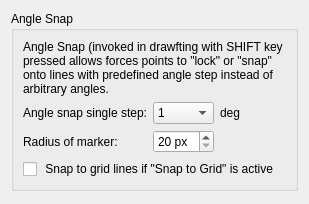
<?xml version="1.0" encoding="UTF-8"?>
<ui version="4.0">
 <class>LC_SettingsPageSnapAngle</class>
 <widget class="QWidget" name="LC_SettingsPageSnapAngle">
  <property name="geometry">
   <rect>
    <x>0</x>
    <y>0</y>
    <width>297</width>
    <height>204</height>
   </rect>
  </property>
  <layout class="QVBoxLayout" name="verticalLayout">
   <item>
    <widget class="QGroupBox" name="groupBox_21">
     <property name="title">
      <string>Angle Snap</string>
     </property>
     <layout class="QGridLayout" name="gridLayout_ang">
      <item row="1" column="1">
       <widget class="LC_ContentAdjustableComboBox" name="cbAngleSnapStep">
        <property name="toolTip">
         <string>Angle Step

Angle between steps for Angle Snap (which is usually by corresponding actions if SHIFT is pressed)</string>
        </property>
        <property name="sizeAdjustPolicy">
         <enum>QComboBox::SizeAdjustPolicy::AdjustToContents</enum>
        </property>
        <item>
         <property name="text">
          <string>1</string>
         </property>
        </item>
        <item>
         <property name="text">
          <string>3</string>
         </property>
        </item>
        <item>
         <property name="text">
          <string>5</string>
         </property>
        </item>
        <item>
         <property name="text">
          <string>10</string>
         </property>
        </item>
        <item>
         <property name="text">
          <string>15</string>
         </property>
        </item>
        <item>
         <property name="text">
          <string>18</string>
         </property>
        </item>
        <item>
         <property name="text">
          <string>22.5</string>
         </property>
        </item>
        <item>
         <property name="text">
          <string>30</string>
         </property>
        </item>
        <item>
         <property name="text">
          <string>45</string>
         </property>
        </item>
        <item>
         <property name="text">
          <string>90</string>
         </property>
        </item>
       </widget>
      </item>
      <item row="1" column="3">
       <spacer name="horizontalSpacer_2">
        <property name="orientation">
         <enum>Qt::Orientation::Horizontal</enum>
        </property>
        <property name="sizeHint" stdset="0">
         <size>
          <width>0</width>
          <height>0</height>
         </size>
        </property>
       </spacer>
      </item>
      <item row="2" column="1">
       <widget class="QSpinBox" name="sbAngleSnapMarkRadius">
        <property name="toolTip">
         <string>Angle Snap Mark

When angle snap is active, a marker is shown.
This is a radius of arc within angle snap mark.</string>
        </property>
        <property name="suffix">
         <string> px</string>
        </property>
        <property name="minimum">
         <number>20</number>
        </property>
       </widget>
      </item>
      <item row="3" column="0" colspan="3">
       <widget class="QCheckBox" name="cbAngleSnapToLinesIfGrid">
        <property name="sizePolicy">
         <sizepolicy hsizetype="Preferred" vsizetype="Preferred">
          <horstretch>0</horstretch>
          <verstretch>0</verstretch>
         </sizepolicy>
        </property>
        <property name="toolTip">
         <string>Angle Snap To Grid

If selected and &quot;Snap to Grid&quot; is active, snapping will be performed to &lt;br&gt;closest intersection of angle ray and grid lines.&lt;br&gt;Otherwirse, angle step will be 90 degrees.</string>
        </property>
        <property name="text">
         <string> Snap to grid lines if &quot;Snap to Grid&quot; is active</string>
        </property>
       </widget>
      </item>
      <item row="1" column="0">
       <widget class="QLabel" name="lblAngleSnap">
        <property name="text">
         <string>Angle snap single step:</string>
        </property>
        <property name="buddy">
         <cstring>cbAngleSnapStep</cstring>
        </property>
       </widget>
      </item>
      <item row="2" column="0">
       <widget class="QLabel" name="label_33">
        <property name="text">
         <string>Radius of marker:</string>
        </property>
        <property name="buddy">
         <cstring>sbAngleSnapMarkRadius</cstring>
        </property>
       </widget>
      </item>
      <item row="1" column="2">
       <widget class="QLabel" name="lblAngleSnapUnits">
        <property name="text">
         <string>deg</string>
        </property>
       </widget>
      </item>
      <item row="0" column="0" colspan="4">
       <widget class="QLabel" name="label_2">
        <property name="text">
         <string>Angle Snap (invoked in drawfting with SHIFT key pressed allows forces points to &quot;lock&quot; or &quot;snap&quot; onto lines with predefined angle step instead of arbitrary angles. </string>
        </property>
        <property name="wordWrap">
         <bool>true</bool>
        </property>
       </widget>
      </item>
     </layout>
    </widget>
   </item>
   <item>
    <spacer name="verticalSpacer">
     <property name="orientation">
      <enum>Qt::Orientation::Vertical</enum>
     </property>
     <property name="sizeHint" stdset="0">
      <size>
       <width>0</width>
       <height>0</height>
      </size>
     </property>
    </spacer>
   </item>
  </layout>
 </widget>
    <customwidgets>
        <customwidget>
            <class>LC_ContentAdjustableComboBox</class>
            <extends>QComboBox</extends>
            <header location="global">lc_content_adjustable_combo_box.h</header>
        </customwidget>
    </customwidgets>
 <resources/>
 <connections/>
</ui>
